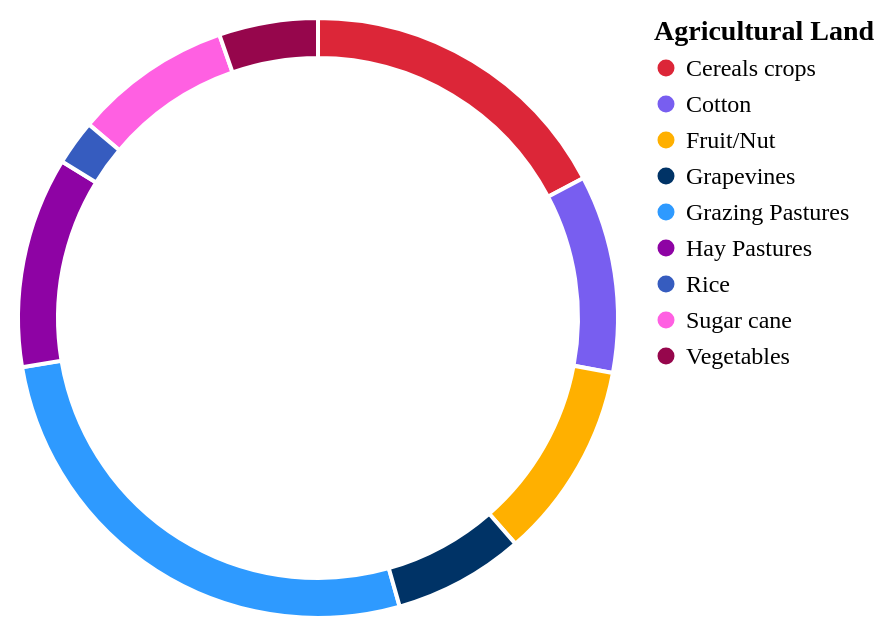

Express this chart as Vega-Lite.
### Vega-Lite specification from a JSON file in a GitHub repository (floating-point values rounded to 4 significant figures)
{"$schema": "https://vega.github.io/schema/vega-lite/v5.json", "description": "A simple donut chart with embedded data.", "width": "container", "height": "container", "config": {"axis": {"labelFontSize": 17, "titleFontSize": 17, "labelFont": "serif", "titleFont": "serif"}, "legend": {"labelFontSize": 12, "titleFontSize": 14, "labelFont": "serif", "titleFont": "serif"}, "view": {"stroke": null}}, "data": {"values": [{"category": "Grazing Pastures", "value": 495779}, {"category": "Cereals crops", "value": 320093}, {"category": "Hay Pastures", "value": 210391}, {"category": "Cotton", "value": 197401}, {"category": "Fruit/Nut", "value": 196906}, {"category": "Sugar cane", "value": 157521}, {"category": "Grapevines", "value": 130534}, {"category": "Vegetables", "value": 98785}, {"category": "Rice", "value": 45084}]}, "layer": [{"mark": {"type": "arc", "innerRadius": 130, "stroke": "white", "strokeWidth": 2}, "encoding": {"theta": {"field": "value", "type": "quantitative", "stack": true}, "color": {"field": "category", "type": "nominal", "scale": {"range": ["#DC2638", "#785EF0", "#FFB000", "#003366", "#2E9AFF", "#8E03A4", "#365CBF", "#FF60E2", "#96064C"]}, "title": "Agricultural Land"}, "tooltip": [{"field": "category", "type": "nominal", "title": "Agricultural Land Use"}, {"field": "value", "type": "quantitative", "title": "Megalitres", "format": ","}]}}]}
